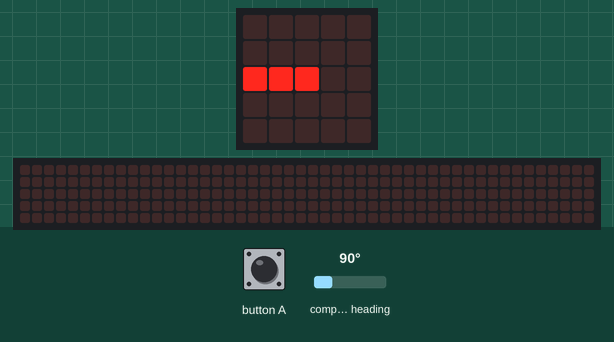
This program was run on a simulated BBC micro:bit running MicroPython. Parts: the board's 5×5 LED display, a strip that is not on the board, showing the scrolling text unrolled. The test bench sets the inputs (shaded band); at power-on: compass heading 90°. The 48×5 strip is a reading aid, not a part: it shows the text the display is scrolling, unrolled, one strip-width of it at a time; the compass is already calibrated.

Above: at 1.3 s.
1.4 s: button A pressed for 0.15 s
At 1.47 s:
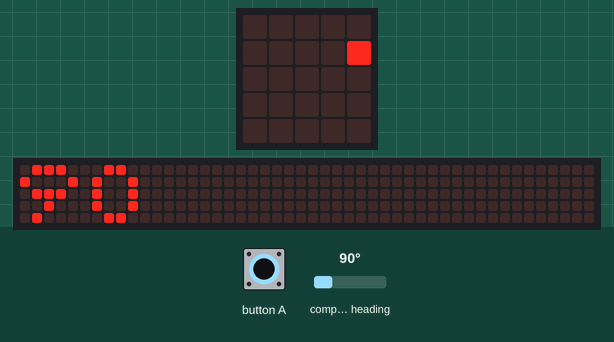
2.1 s: compass heading set to 7°
At 4.8 s:
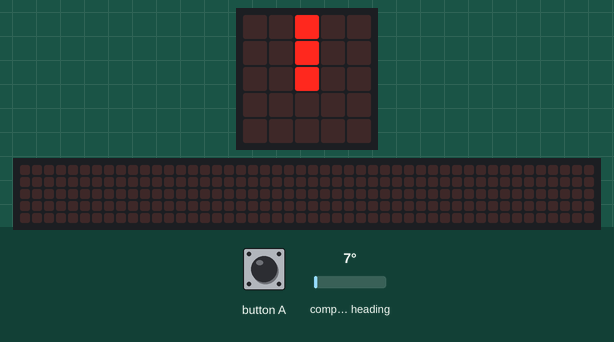
5.1 s: compass heading set to 90°
At 5.6 s:
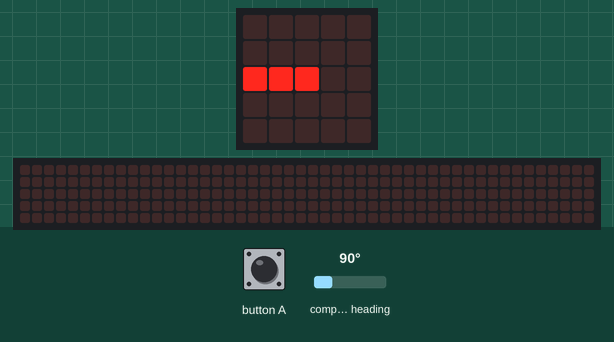
6.6 s: compass heading set to 180°
At 7.8 s:
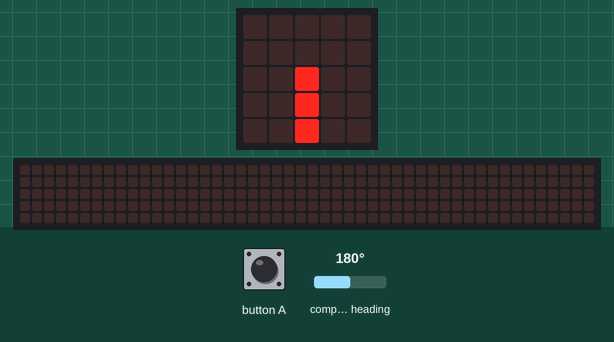
8.1 s: compass heading set to 269°
At 9.0 s:
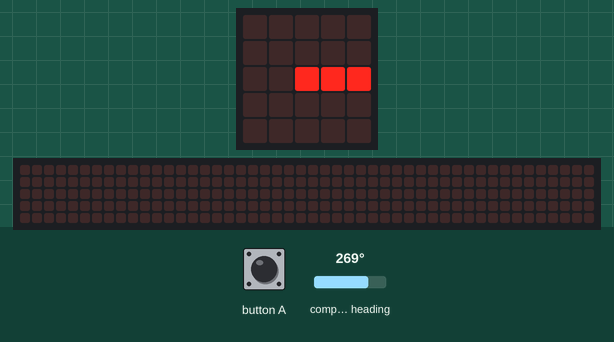
9.6 s: button A pressed for 1 s
At 9.67 s:
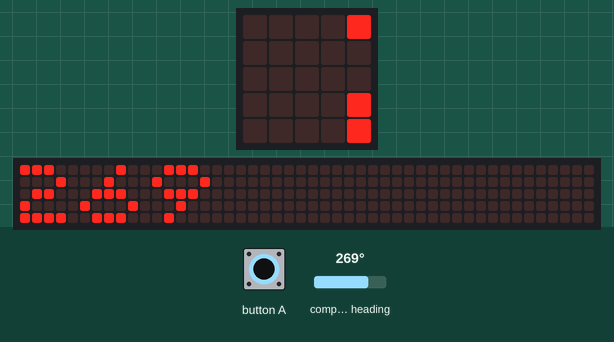
Timing chart, 0 to 12.2 s (numbered marks = the images above; inputs shaded):
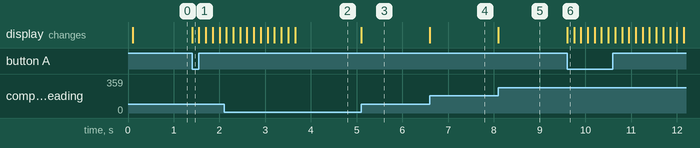

The program:

compass.py
```python
from microbit import *

compass.calibrate()

while True:
    needle = ((15 - compass.heading() - 7) // 30) % 12
    display.show(Image.ALL_CLOCKS[needle])
    sleep(1)
    if button_a.was_pressed():
        display.scroll(compass.heading())
```

Measured:
- after the input at 1.4 s, the display: changes at once (image 1)
- after the input at 2.1 s, the display: first differs from a run without the input after 1.6 s (image 2)
- after the input at 5.1 s, the display: changes at once (image 3)
- after the input at 6.6 s, the display: changes at once (image 4)
- after the input at 8.1 s, the display: changes at once (image 5)
- after the input at 9.6 s, the display: changes at once (image 6)
